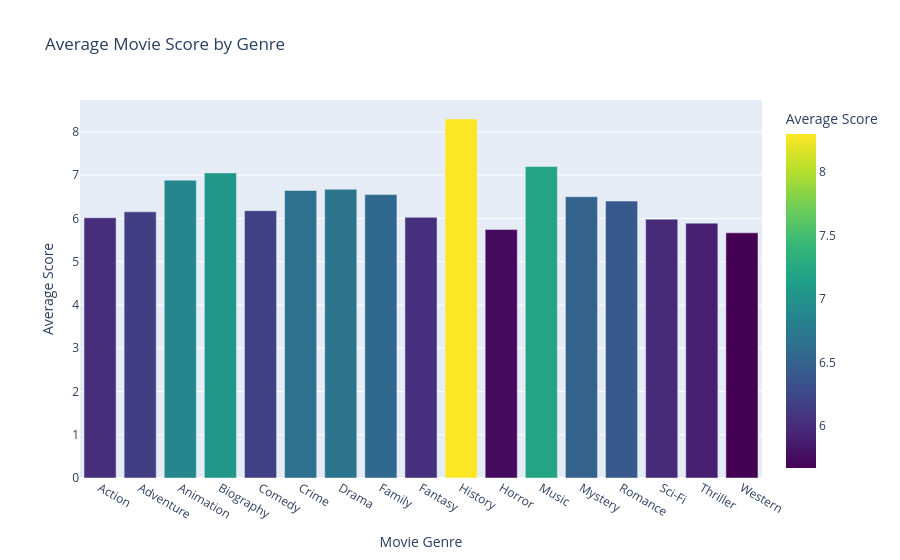

The notebook cell saved with this chart:
### Code cell
import plotly.express as px

# Calculate the average movie score for each genre
genre_scores = df.groupby('genre')['score'].mean().reset_index()

# Create the bar chart
fig3 = px.bar(
    genre_scores,
    x='genre',
    y='score',
    color='score',  # Color the bars using the continuous scale of average scores
    color_continuous_scale='Viridis',  # A nice built-in color gradient
    title='Average Movie Score by Genre',
    labels={'genre': 'Movie Genre', 'score': 'Average Score'}
)

# Display the chart
fig3.show()

### Figure 1 — Plotly figure (JSON) as saved in the notebook; plotly's stock layout.template omitted (floating-point values rounded to 4 significant figures)
{"data": [{"hovertemplate": "Movie Genre=%{x}<br>Average Score=%{marker.color}<extra></extra>", "legendgroup": "", "marker": {"color": [6.015, 6.152, 6.883, 7.052, 6.179, 6.645, 6.674, 6.55, 6.024, 8.3, 5.744, 7.2, 6.5, 6.4, 5.983, 5.891, 5.667], "coloraxis": "coloraxis", "pattern": {"shape": ""}}, "name": "", "orientation": "v", "showlegend": false, "textposition": "auto", "type": "bar", "x": ["Action", "Adventure", "Animation", "Biography", "Comedy", "Crime", "Drama", "Family", "Fantasy", "History", "Horror", "Music", "Mystery", "Romance", "Sci-Fi", "Thriller", "Western"], "xaxis": "x", "y": [6.015, 6.152, 6.883, 7.052, 6.179, 6.645, 6.674, 6.55, 6.024, 8.3, 5.744, 7.2, 6.5, 6.4, 5.983, 5.891, 5.667], "yaxis": "y"}], "layout": {"barmode": "relative", "coloraxis": {"colorbar": {"title": {"text": "Average Score"}}, "colorscale": [[0, "#440154"], [0.1111, "#482878"], [0.2222, "#3e4989"], [0.3333, "#31688e"], [0.4444, "#26828e"], [0.5556, "#1f9e89"], [0.6667, "#35b779"], [0.7778, "#6ece58"], [0.8889, "#b5de2b"], [1, "#fde725"]]}, "legend": {"tracegroupgap": 0}, "title": {"text": "Average Movie Score by Genre"}, "xaxis": {"anchor": "y", "domain": [0, 1], "title": {"text": "Movie Genre"}}, "yaxis": {"anchor": "x", "domain": [0, 1], "title": {"text": "Average Score"}}}}
